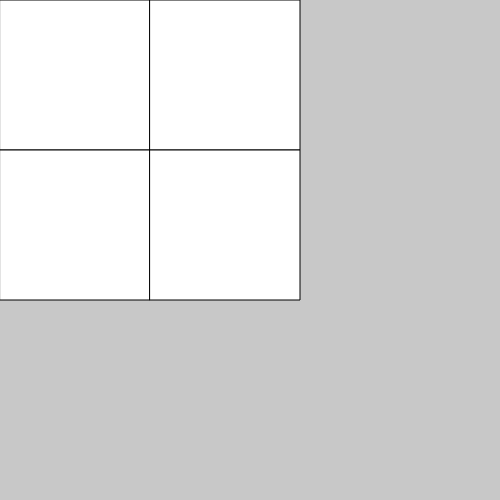
Frame 1 (no input)
Frame 60 (no input): identical to frame 1, image omitted
Frame 120 (the mouse pressed at the canvas centre since frame 60): identical to frame 1, image omitted

The p5.js sketch that drew this single still picture (run headless with seeded random() and noise() and a simulated clock; from frame 60 on, the mouse is pressed at the canvas centre):

// p5.js sketch
// ── sketch.js
// Project Title
// Your Name
// Date
//
// Extra for Experts:
// - describe what you did to take this project "above and beyond"

let gridSize = 2;
let grid;
let cellSize;

function setup() {
  createCanvas (500, 500);
 // grid = create2DArray (gridSize, gridSize);
  cellSize = 150;
}

function draw(){
  background(200);
  displayGrid();
}

function displayGrid() {
  for (let y = 0; y < gridSize; y ++) {
    for (let x = 0; x < gridSize; x++ ) {
      rect(x * cellSize, y*cellSize, cellSize, cellSize);
    }
  }
}

// function create2DArray(cols, rows) {
//   let emptyArray = [];
//   for (let i = 0; i < rows; i++) {
//     for (let j = 0; j < cols; j++) {
//       emptyArray.push([]);
//     }
//   }
//   return emptyArray;
// }

function mousePressed(){
  let xcoord = floor(mouseX/ cellSize);
  let ycoord = floor(mouseY/ cellSize);
  
}
